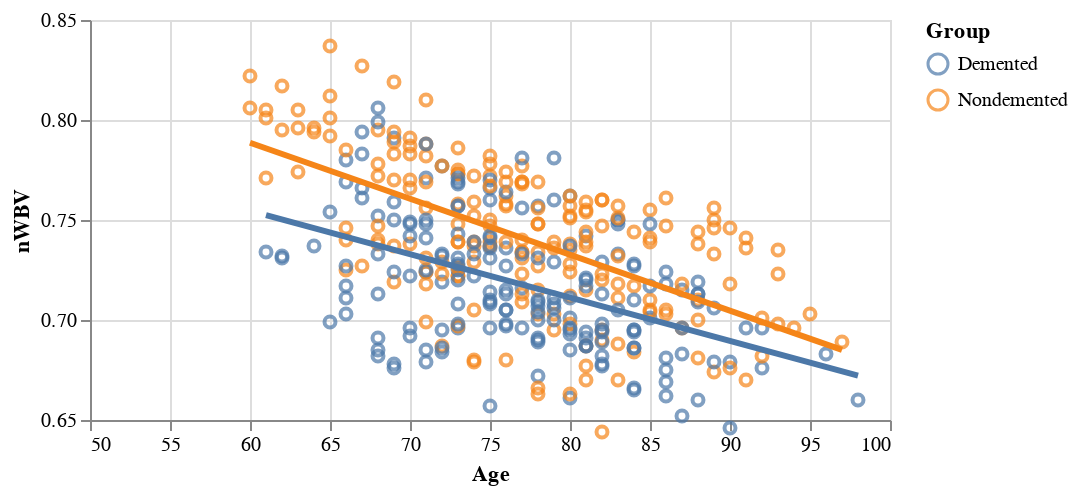

The notebook cell this image was saved under:
### Markdown cell above
### **Age & Group: nWBV**

### Code cell
base = alt.Chart(df).mark_point().encode(
    x = alt.X('Age', scale=alt.Scale(domain=(50,100))),
    y = alt.Y('nWBV', scale=alt.Scale(domain=(0.65, 0.85))),
    color = 'Group:N'
).properties(width=400, height=200)

base + base.transform_regression('Age', 'nWBV', groupby=['Group']).mark_line(size=3)

### Figure 1 — Vega-Lite specification as saved in the notebook (floating-point values rounded to 4 significant figures; data arrays with more than 128 entries replaced by an {"elided": "..."} marker saying what was removed)
{"config": {"view": {"continuousWidth": 400, "continuousHeight": 300}}, "layer": [{"mark": "point", "encoding": {"color": {"type": "nominal", "field": "Group"}, "x": {"type": "quantitative", "field": "Age", "scale": {"domain": [50, 100]}}, "y": {"type": "quantitative", "field": "nWBV", "scale": {"domain": [0.65, 0.85]}}}, "height": 200, "width": 400}, {"mark": {"type": "line", "size": 3}, "encoding": {"color": {"type": "nominal", "field": "Group"}, "x": {"type": "quantitative", "field": "Age", "scale": {"domain": [50, 100]}}, "y": {"type": "quantitative", "field": "nWBV", "scale": {"domain": [0.65, 0.85]}}}, "height": 200, "transform": [{"on": "Age", "regression": "nWBV", "groupby": ["Group"]}], "width": 400}], "data": {"name": "data-a6ab703a77f79978e82fbef66380f0b9"}, "$schema": "https://vega.github.io/schema/vega-lite/v4.8.1.json", "datasets": {"data-a6ab703a77f79978e82fbef66380f0b9": {"elided": "373 records"}}}
